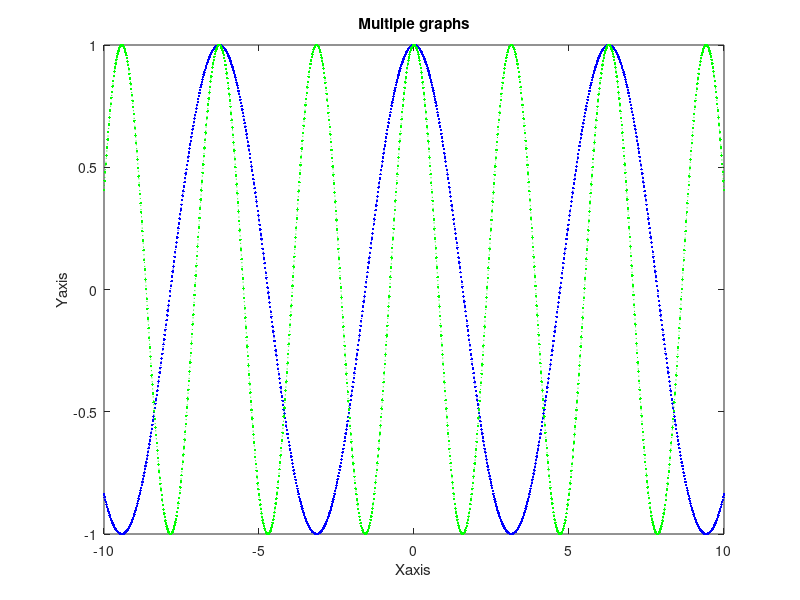

Write the MATLAB code that produced this figure.
clc
clear all
y = linspace(-10,10,1001)
plot(y,cos(y),'b:.',y,cos(2*y),'g:.')
xlabel('Xaxis')
ylabel('Yaxis')
title('Multiple graphs')